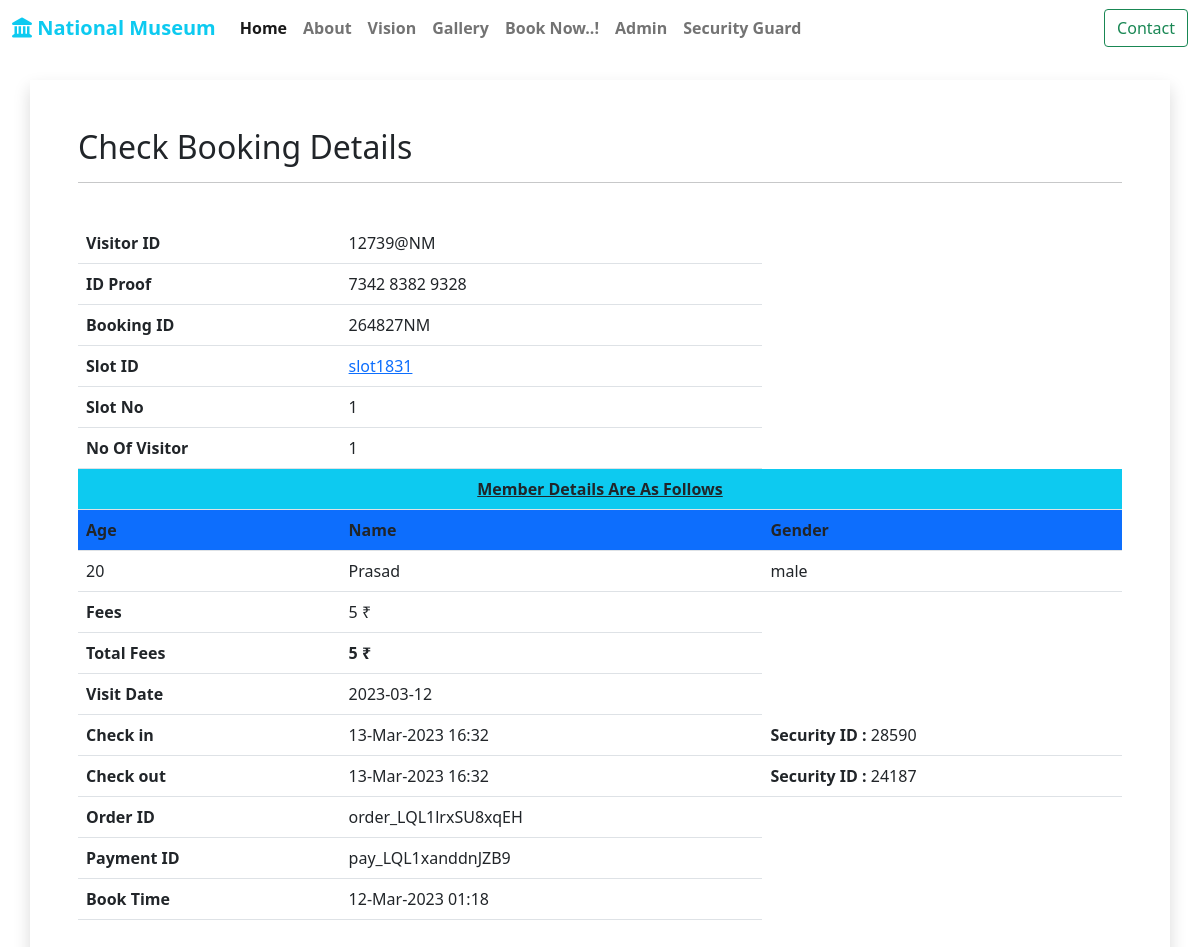
/check_booking.php?id=264827NM, run on the app's committed database.
### tables this page shows
CREATE TABLE `bookings` (
  `visitor_id` varchar(20) NOT NULL,
  `booking_id` varchar(20) NOT NULL,
  `no_of_members` int(3) NOT NULL,
  `member_details` varchar(750) NOT NULL,
  `booking_price` varchar(5) NOT NULL,
  `visiting_date` varchar(30) NOT NULL,
  `slot_id` varchar(10) NOT NULL,
  `slot_no` int(2) NOT NULL,
  `checkin` varchar(30) NOT NULL DEFAULT '-',
  `checkin_sec` varchar(10) NOT NULL,
  `checkout` varchar(30) NOT NULL DEFAULT '-',
  `checkout_sec` varchar(10) NOT NULL,
  `order_id` varchar(200) NOT NULL,
  `razorpay_payment_id` varchar(200) NOT NULL,
  `paid_status` varchar(20) NOT NULL,
  `book_time` datetime NOT NULL
);

CREATE TABLE `visitors` (
  `visitor_id` varchar(10) NOT NULL,
  `visitor_id_proof` varchar(30) NOT NULL,
  `visitor_id_proof_img` longblob NOT NULL,
  `visitor_email` varchar(100) NOT NULL,
  `visitor_passwd` varchar(20) NOT NULL,
  `visitor_fname` varchar(50) NOT NULL,
  `visitor_lname` varchar(50) NOT NULL,
  `evs` varchar(10) NOT NULL,
  `reg_time` datetime NOT NULL
);

### check_booking.php (the view, shortened to what this page needs)
<?php
require "connection.php";
if(isset($_GET['id'])){
    $id = $_GET['id'];
    $get_booking_query = "select * from bookings where booking_id = '$id'";
    $booking = mysqli_query($con, $get_booking_query)->fetch_assoc();
    if($con->affected_rows > 0){
        require "navbar.php";
        ?>
        <div class="container mt-4 p-5 shadow">
            <h2>Check Booking Details</h2>
            <hr>
            <div class="table-responsive pt-4">
                <div class="">
                    <table class="table table-hover">
                        <tr>
                            <th>Visitor ID</th>
                            <td><?php echo $booking['visitor_id']; ?></td>
                        </tr>
                        <tr>
                            <th>ID Proof</th>
                            <?php
                            $visitor_id = $booking['visitor_id'];
                            $get_id_proof_query = "select visitor_id_proof from visitors where visitor_id = '$visitor_id'";
                            $id_proof = mysqli_query($con, $get_id_proof_query)->fetch_assoc();
                            ?>
                            <td><?php echo $id_proof['visitor_id_proof']; ?></td>
                        </tr>
                        <tr>
                            <th>Booking ID</th>
                            <td><?php echo $booking['booking_id']; ?></td>
                        </tr>
                        <tr>
                            <th>Slot ID</th>
                            <td><a target="___blank" href="check_slot.php?slot_id=<?php echo $booking['slot_id']; ?>"><?php echo $booking['slot_id']; ?></a></td>
                        </tr>
                        <tr>
                            <th>Slot No</th>
                            <td><?php echo $booking['slot_no']; ?></td>
                        </tr>
                        <tr>
                            <th>No Of Visitor</th>
                            <td><?php echo $booking['no_of_members']; ?></td>
                        </tr>
                        <tr class="text-center bg-info p-3">
                            <th colspan="3"><u>Member Details Are As Follows</u></th>
                        </tr>
                        <tr class="bg-primary">
                            <th>Age</th>
                            <th>Name</th>
                            <th>Gender</th>
                        </tr>
                        <?php
                        $member_names = explode("|", $booking['member_details'])[0];
                        $member_ages = explode("|", $booking['member_details'])[1];
                        $member_genders = explode("|", $booking['member_details'])[2];
                        for($i=0;$i<$booking['no_of_members']; $i++){
                            $member_name = explode(",", $member_names)[$i];
                            $member_age = explode(",", $member_ages)[$i];
                            $member_gender = explode(",", $member_genders)[$i];
                            ?>
                            <tr>
                                <td><?php echo $member_age; ?></td>
                                <td><?php echo $member_name; ?></td>
                                <td><?php echo $member_gender; ?></td>
                            </tr>
                            <?php
                            }
                        ?>
                        <tr>
                            <th>Fees</th>
                            <td><?php echo $booking['booking_price']; ?> ₹</td>
                        </tr>
                        <tr>
                            <th>Total Fees</th>
                            <td><b><?php echo $booking['booking_price'] * $booking['no_of_members']; ?> ₹</b></td>
                        </tr>
                        <tr>
                            <th>Visit Date</th>
                            <td><?php echo $booking['visiting_date']; ?></td>
                        </tr>
                        <tr>
                            <th>Check in</th>
                            <td>
                                <?php
                                if($booking['checkin'] != "-"){
                                    echo date("d-M-Y H:i", strtotime($booking['checkin']));
                                }
                                ?>
                            </td>
                            <td>
                                <b>Security ID :</b> <?php echo $booking['checkin_sec']; ?>
                            </td>
                        </tr>
                            <tr>
                            <th>Check out</th>
                            <td>
                                <?php
                                if($booking['checkout'] != "-"){
                                    echo date("d-M-Y H:i", strtotime($booking['checkin']));
                                }
                                ?>
                            </td>
                            <td>
                                <b>Security ID :</b> <?php echo $booking['checkout_sec']; ?>
                            </td>
                        </tr>
                        <tr>
                            <th>Order ID</th>
                            <td><?php echo $booking['order_id']; ?></td>
                        </tr>
                        <tr>
                            <th>Payment ID</th>
                            <td><?php echo $booking['razorpay_payment_id']; ?></td>
                        </tr>
                        <tr>
                            <th>Book Time</th>
                            <td><?php echo date("d-M-Y H:i", strtotime($booking['book_time'])); ?></td>
                        </tr>
                    </table>
                </div>
            </div>
        </div>
        <?php
    }else{
        echo "<script>alert('Invalid Booking ID..!')</script>";
        echo "<script>location.href = '/museum'</script>";
    }
}else{
    echo "<script>location.href = '/museum'</script>";
}
?>

### navbar.php (shortened to what this page needs)
<!doctype html>
<html lang="en">
<head>
    <link href="https://cdn.jsdelivr.net/npm/bootstrap@5.1.3/dist/css/bootstrap.min.css" rel="stylesheet">
    <link href="https://cdn.rawgit.com/michalsnik/aos/2.1.1/dist/aos.css" rel="stylesheet" />
</head>
<body>
<nav class="navbar navbar-expand-lg navbar-light">
        <div class="container-fluid">
            <a class="navbar-brand text-info" href="/museum"><b><i class="fas fa-landmark"></i> National Museum</b></a>
            <div class="collapse navbar-collapse" id="navbarNavAltMarkup">
                <div class="navbar-nav flex">
                    <a class="nav-link active" aria-current="page" href="/museum"><b>Home</b></a>
                    <a class="nav-link" href="/museum#about"><b>About</b></a>
                    <a class="nav-link" href="/museum#vision"><b>Vision</b></a>
                    <a class="nav-link" href="/museum/gallery"><b>Gallery</b></a>
                    <a class="nav-link" href="/museum/login.php"><b>Book Now..!</b></a>
                    <a class="nav-link" href="/museum/admin.php"><b>Admin</b></a>
                    <a class="nav-link" href="/museum/security.php"><b>Security Guard</b></a>
                </div>
            </div>
            <a href="/museum#contact"><button class="btn btn-outline-success my-2 my-sm-0">Contact</button></a>
        </div>
    </nav>

### navbar.php (style rules this page uses)
div { transition: 1s all ease; }

### data on the page
bookings: visitor "12739@NM", booking_id "264827NM", slot "slot1831", slot_no "1", no_of_members "1", member_details "20", member_details "Prasad", member_details "male", booking_price "5", $booking['booking_price']*$booking['no_of_members'] "5", visiting_date "2023-03-12", checkin "13-Mar-2023 16:32", checkin_sec "28590", checkout_sec "24187", order "order_LQL1lrxSU8xqEH", razorpay_payment "pay_LQL1xanddnJZB9", book_time "12-Mar-2023 01:18"
visitors: visitor_id_proof "7342 8382 9328"
